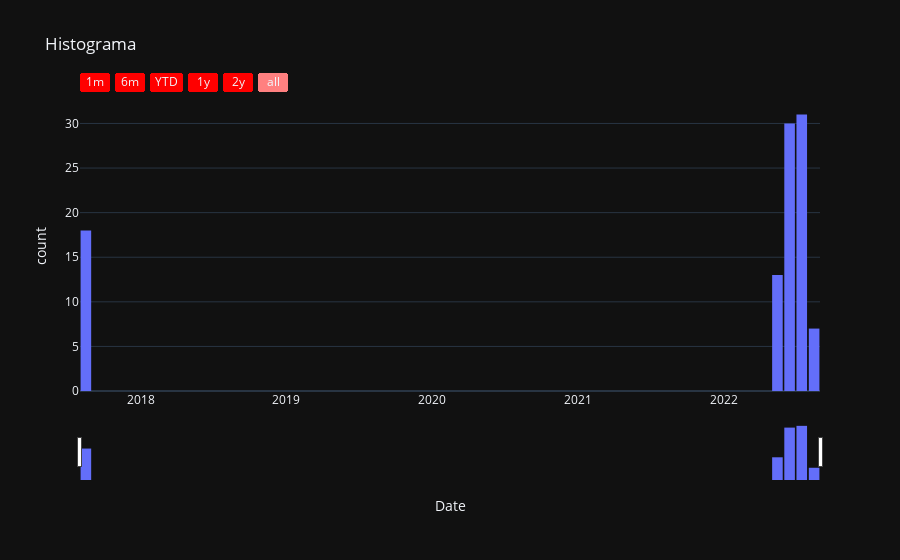

The notebook cell this image was saved under:
### Markdown cell above
Now we are going to use the histogram, and we will customize the graph, adding buttons and slider to improve the visualization in such a long period. We also do the grouping per month, not per day

### Code cell
fig2 = px.histogram(projects, x="Date", y="ProjectName", histfunc="count", title="Histograma", 
                    template="plotly_dark")
fig2.update_traces(xbins_size="M1")
fig2.update_layout(bargap=0.1)
fig2.update_xaxes(
    rangeslider_visible=True,
    rangeselector=dict(
        buttons=list([
            dict(count=1, label="1m", step="month", stepmode="backward"),
            dict(count=6, label="6m", step="month", stepmode="backward"),
            dict(count=1, label="YTD", step="year", stepmode="todate"),
            dict(count=1, label="1y", step="year", stepmode="backward"),
            dict(count=2, label="2y", step="year", stepmode="backward"),
            dict(step="all")
        ]),
        bgcolor="#ff0000"
    )
)
fig2.show()

### Figure 1 — Plotly figure (JSON) as saved in the notebook; plotly's stock layout.template omitted (floating-point values rounded to 4 significant figures)
{"data": [{"alignmentgroup": "True", "bingroup": "x", "histfunc": "count", "hovertemplate": "Date=%{x}<br>count=%{y}<extra></extra>", "legendgroup": "", "marker": {"color": "#636efa", "pattern": {"shape": ""}}, "name": "", "offsetgroup": "", "orientation": "v", "showlegend": false, "type": "histogram", "x": ["2022-05-19T00:00:00", "2022-05-20T00:00:00", "2022-05-21T00:00:00", "2022-05-22T00:00:00", "2022-05-23T00:00:00", "2022-05-24T00:00:00", "2022-05-25T00:00:00", "2022-05-26T00:00:00", "2022-05-27T00:00:00", "2022-05-28T00:00:00", "2022-05-29T00:00:00", "2022-05-30T00:00:00", "2022-05-31T00:00:00", "2022-06-01T00:00:00", "2022-06-02T00:00:00", "2022-06-03T00:00:00", "2022-06-04T00:00:00", "2022-06-05T00:00:00", "2022-06-06T00:00:00", "2022-06-07T00:00:00", "2022-06-08T00:00:00", "2022-06-09T00:00:00", "2022-06-10T00:00:00", "2022-06-11T00:00:00", "2022-06-12T00:00:00", "2022-06-13T00:00:00", "2022-06-14T00:00:00", "2022-06-15T00:00:00", "2022-06-16T00:00:00", "2022-06-17T00:00:00", "2022-06-18T00:00:00", "2022-06-19T00:00:00", "2022-06-20T00:00:00", "2022-06-21T00:00:00", "2022-06-22T00:00:00", "2022-06-23T00:00:00", "2022-06-24T00:00:00", "2022-06-25T00:00:00", "2022-06-26T00:00:00", "2022-06-27T00:00:00", "2022-06-28T00:00:00", "2022-06-29T00:00:00", "2022-06-30T00:00:00", "2022-07-01T00:00:00", "2022-07-02T00:00:00", "2022-07-03T00:00:00", "2022-07-04T00:00:00", "2022-07-05T00:00:00", "2022-07-06T00:00:00", "2022-07-07T00:00:00", "2022-07-08T00:00:00", "2022-07-09T00:00:00", "2022-07-10T00:00:00", "2022-07-11T00:00:00", "2022-07-12T00:00:00", "2022-07-13T00:00:00", "2022-07-14T00:00:00", "2022-07-15T00:00:00", "2022-07-16T00:00:00", "2022-07-17T00:00:00", "2022-07-18T00:00:00", "2022-07-19T00:00:00", "2022-07-20T00:00:00", "2022-07-21T00:00:00", "2022-07-22T00:00:00", "2022-07-23T00:00:00", "2022-07-24T00:00:00", "2022-07-25T00:00:00", "2022-07-26T00:00:00", "2022-07-27T00:00:00", "2022-07-28T00:00:00", "2022-07-29T00:00:00", "2022-07-30T00:00:00", "2022-07-31T00:00:00", "2022-08-01T00:00:00", "2022-08-02T00:00:00", "2022-08-03T00:00:00", "2022-08-04T00:00:00", "2022-08-05T00:00:00", "2022-08-06T00:00:00", "2022-08-07T00:00:00", "2017-08-08T00:00:00", "2017-08-09T00:00:00", "2017-08-10T00:00:00", "2017-08-11T00:00:00", "2017-08-12T00:00:00", "2017-08-13T00:00:00", "2017-08-14T00:00:00", "2017-08-15T00:00:00", "2017-08-16T00:00:00", "2017-08-17T00:00:00", "2017-08-18T00:00:00", "2017-08-19T00:00:00", "2017-08-20T00:00:00", "2017-08-21T00:00:00", "2017-08-22T00:00:00", "2017-08-23T00:00:00", "2017-08-24T00:00:00", "2017-08-25T00:00:00"], "xaxis": "x", "xbins": {"size": "M1"}, "y": ["Master’s degree", "Master’s degree", "Master’s degree", "Bachelor’s degree", "Doctoral degree", "Doctoral degree", "Bachelor’s degree", "Bachelor’s degree", "Master’s degree", "Bachelor’s degree", "Master’s degree", "Doctoral degree", "Master’s degree", "Bachelor’s degree", "Doctoral degree", "Master’s degree", "Master’s degree", "Master’s degree", "Master’s degree", "Bachelor’s degree", "Master’s degree", "Doctoral degree", "Bachelor’s degree", "Some college/university study without earning a bachelor’s degree", "Doctoral degree", "Professional degree", "Master’s degree", "Master’s degree", "Master’s degree", "Bachelor’s degree", "Master’s degree", "Bachelor’s degree", "Master’s degree", "Master’s degree", "Bachelor’s degree", "Bachelor’s degree", "Bachelor’s degree", "Some college/university study without earning a bachelor’s degree", "Master’s degree", "Master’s degree", "Master’s degree", "Doctoral degree", "Bachelor’s degree", "Master’s degree", "Master’s degree", "Doctoral degree", "Master’s degree", "Master’s degree", "Bachelor’s degree", "Master’s degree", "Bachelor’s degree", "Master’s degree", "Bachelor’s degree", "Master’s degree", "Master’s degree", "Master’s degree", "Master’s degree", "I prefer not to answer", "Doctoral degree", "Master’s degree", "Bachelor’s degree", "Master’s degree", "Bachelor’s degree", "Some college/university study without earning a bachelor’s degree", "Doctoral degree", "Master’s degree", "Doctoral degree", "Master’s degree", "Master’s degree", "Bachelor’s degree", "Some college/university study without earning a bachelor’s degree", "Doctoral degree", "Professional degree", "Master’s degree", "Bachelor’s degree", "Bachelor’s degree", "Master’s degree", "Master’s degree", "Doctoral degree", "Bachelor’s degree", "Bachelor’s degree", "Some college/university study without earning a bachelor’s degree", "Bachelor’s degree", "Master’s degree", "Master’s degree", "Master’s degree", "Master’s degree", "Bachelor’s degree", "Professional degree", "Bachelor’s degree", "Master’s degree", "Bachelor’s degree", "Master’s degree", "Bachelor’s degree", "Master’s degree", "Bachelor’s degree", "Bachelor’s degree", "Master’s degree", "Master’s degree"], "yaxis": "y"}], "layout": {"bargap": 0.1, "barmode": "relative", "legend": {"tracegroupgap": 0}, "title": {"text": "Histograma"}, "xaxis": {"anchor": "y", "domain": [0, 1], "rangeselector": {"bgcolor": "#ff0000", "buttons": [{"count": 1, "label": "1m", "step": "month", "stepmode": "backward"}, {"count": 6, "label": "6m", "step": "month", "stepmode": "backward"}, {"count": 1, "label": "YTD", "step": "year", "stepmode": "todate"}, {"count": 1, "label": "1y", "step": "year", "stepmode": "backward"}, {"count": 2, "label": "2y", "step": "year", "stepmode": "backward"}, {"step": "all"}]}, "rangeslider": {"visible": true}, "title": {"text": "Date"}}, "yaxis": {"anchor": "x", "domain": [0, 1], "title": {"text": "count"}}}}
